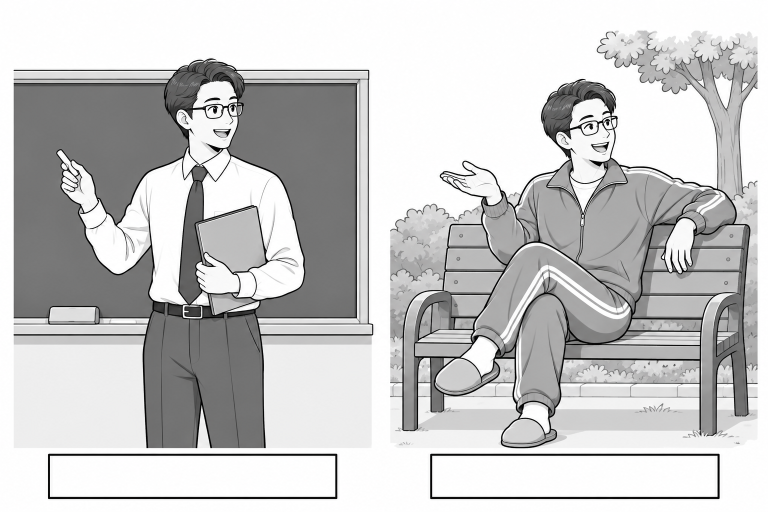
#> input picture assets/illust/life_caste_ajeossi_01.png, 1536 x 1024 px, found by its file name (shown at 1/2 size)
$ python life_replacement_figs.py
#> lines starting #> are read from the running program, lines starting #| are printed output that depends on the picture
# -*- coding: utf-8 -*-
"""4교시 생활 교체 문항의 코드 그림. 흑백, 지면 실제 크기(mm).
python life_replacement_figs.py <assets/illust 폴더>
"""
import os
import sys

import matplotlib
matplotlib.use("Agg")
import matplotlib.pyplot as plt
import numpy as np
from matplotlib import font_manager, rcParams
from matplotlib.font_manager import FontProperties
from matplotlib.patches import Circle, Ellipse, PathPatch, Polygon, Rectangle
from matplotlib.textpath import TextPath
from matplotlib.transforms import Affine2D
from PIL import Image, ImageDraw

for name in ("Malgun Gothic", "맑은 고딕"):
    if name in {f.name for f in font_manager.fontManager.ttflist}:
        rcParams["font.family"] = name
        break
rcParams["axes.unicode_minus"] = False

FS = 8.5
OUT = sys.argv[1] if len(sys.argv) > 1 else "."
MUSIC = FontProperties(fname=r"C:\Windows\Fonts\seguisym.ttf")


def canvas(w, h, dpi=600):
    fig = plt.figure(figsize=(w / 25.4, h / 25.4), dpi=dpi)
    ax = fig.add_axes([0, 0, 1, 1])
    ax.set_xlim(0, w)
    ax.set_ylim(0, h)
    ax.axis("off")
    ax.set_aspect("equal")
    fig.patch.set_facecolor("white")
    return fig, ax


def save(fig, name, w, h):
    fig.savefig(os.path.join(OUT, name), dpi=fig.dpi, facecolor="white")
    plt.close(fig)
    print("%s w=%d h=%d" % (name, round(w * 283.46), round(h * 283.46)))


# 1번: 교사 C 전후 장면(ChatGPT) + 신분 단계 그림 합성
def caste():
    w, h = 48.0, 45.0
    fig, ax = canvas(w, h)
    cx, top, base = 16.8, 43.5, 1.5
    names = ["교장·교감", "교사", "학생", "그냥 아저씨"]
    n = len(names)
    tone = ["0.72", "0.82", "0.9", "1.0"]
    half = lambda t: 9.2 + (16.3 - 9.2) * t
    for i, nm in enumerate(names):
        y1 = top - (top - base) * i / n
        y0 = top - (top - base) * (i + 1) / n
        ax.add_patch(Polygon([(cx - half(i / n), y1), (cx + half(i / n), y1), (cx + half((i + 1) / n), y0), (cx - half((i + 1) / n), y0)],
                             closed=True, fc=tone[i], ec="black", lw=0.9))
        ax.text(cx, (y0 + y1) / 2, nm, ha="center", va="center", fontsize=FS)
    y_from = top - (top - base) * 1.5 / n
    y_to = top - (top - base) * 3.5 / n
    x = 37.0
    ax.plot([cx + half(1.5 / n), x], [y_from, y_from], color="black", lw=0.9)
    ax.plot([x, x], [y_from, y_to + 1.3], color="black", lw=0.9)
    ax.plot([x, cx + half(3.5 / n)], [y_to, y_to], color="black", lw=0.9)
    ax.fill([cx + half(3.5 / n) + 1.4, cx + half(3.5 / n) + 1.4, cx + half(3.5 / n)], [y_to - 0.7, y_to + 0.7, y_to], color="black", lw=0)
    ax.text(x + 0.9, (y_from + y_to) / 2, "교사 C", ha="left", va="center", fontsize=FS)
    tmp = os.path.join(OUT, "_life_ladder_tmp.png")
    fig.savefig(tmp, dpi=600, facecolor="white")
    plt.close(fig)
    lad = Image.open(tmp).convert("RGB")
    os.remove(tmp)
    k = lad.height / 45.0                     # px/mm
    scene = Image.open(os.path.join(OUT, "life_caste_ajeossi_01.png")).convert("RGB")
    sw, sh = int(54 * k), int(36 * k)
    scene = scene.resize((sw, sh), Image.LANCZOS)
    out = Image.new("RGB", (sw + int(2 * k) + lad.width, lad.height), "white")
    out.paste(scene, (0, int(4.5 * k)))
    out.paste(lad, (sw + int(2 * k), 0))
    out.save(os.path.join(OUT, "life_q1_scene.png"), dpi=(600, 600))
    print("life_q1_scene.png w=%d h=%d" % (round(out.width / k * 283.46), round(45 * 283.46)))


# 3번: 갑의 답안지(OMR). 1번 답을 2번 칸에 쓰는 식으로 밀려 씀
KEY = [3, 3, 1, 4, 4, 4, 2, 5, 5, 1]
MARK = [None] + KEY[:-1]


def omr():
    w, h = 91.0, 38.0
    fig, ax = canvas(w, h)
    x0, y_top, dx, dy = 13.0, 29.6, 8.0, 6.0
    ax.add_patch(Rectangle((0.4, 0.4), w - 0.8, h - 0.8, fc="white", ec="black", lw=0.9))
    ax.add_patch(Rectangle((0.4, 33.0), w - 0.8, h - 33.4, fc="0.85", ec="black", lw=0.6))
    ax.text(4.8, 35.4, "문항", ha="center", va="center", fontsize=FS)
    for c in range(10):
        x = x0 + c * dx
        ax.text(x, 35.4, str(c + 1), ha="center", va="center", fontsize=FS)
        if c % 2 == 1:
            ax.add_patch(Rectangle((x - dx / 2, 0.4), dx, 32.6, fc="0.95", ec="none", zorder=0))
        for r in range(5):
            y = y_top - r * dy
            on = MARK[c] == r + 1
            ax.add_patch(Ellipse((x, y), 5.2, 4.3, fc="black" if on else "white", ec="black", lw=0.6, zorder=2))
            if not on:
                ax.text(x, y - 0.05, str(r + 1), ha="center", va="center", fontsize=7.5, color="0.35", zorder=3)
    save(fig, "life_q3_omr.png", w, h)


# 7번: 게시물 틀(ishs_bob 틀 재사용)에 악보·기타 프로필을 합성
# [85 lines left out: functions glyph, score_png, guitar_icon, not called in this run]


def post():
#> (the run stopped early here; a loop or call above may not have finished)

$ run again, with assets/illust/geo_balance_golf_01.png copied over assets/illust/life_caste_ajeossi_01.png
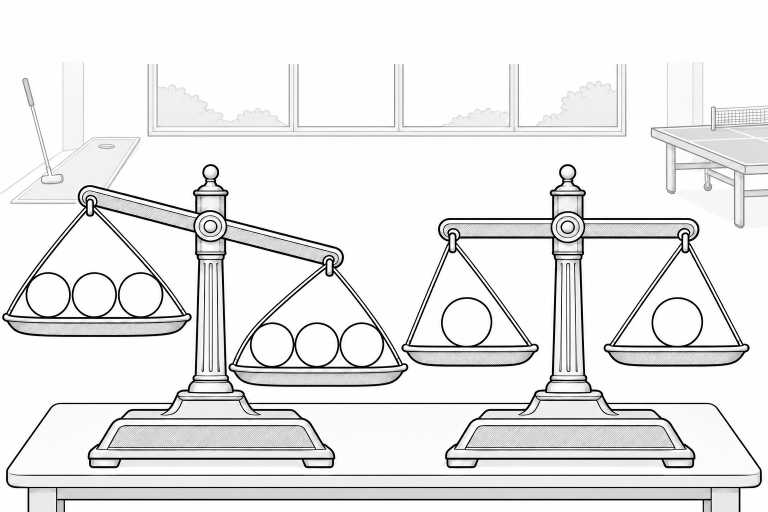
#> input picture assets/illust/geo_balance_golf_01.png, 1536 x 1024 px, found by its file name (shown at 1/2 size)

$ run again, with assets/illust/geo_chat_library_01.png copied over assets/illust/life_caste_ajeossi_01.png
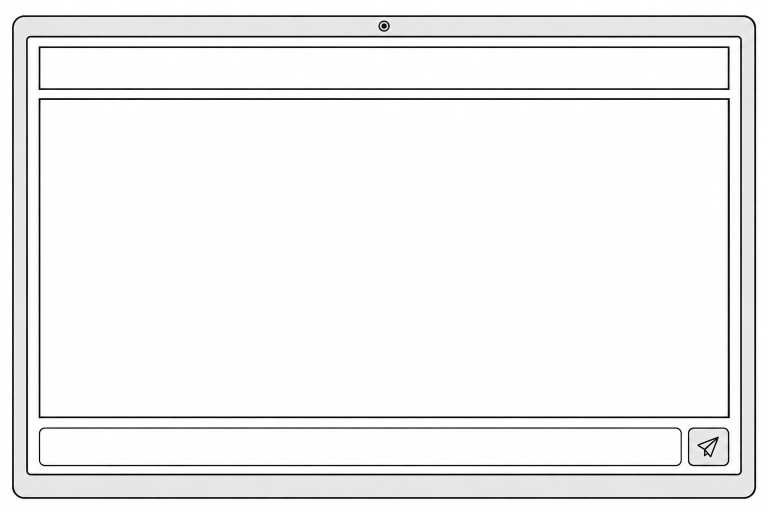
#> input picture assets/illust/geo_chat_library_01.png, 1536 x 1024 px, found by its file name (shown at 1/2 size)

$ run again, with assets/illust/geo_q1_clock.png copied over assets/illust/life_caste_ajeossi_01.png
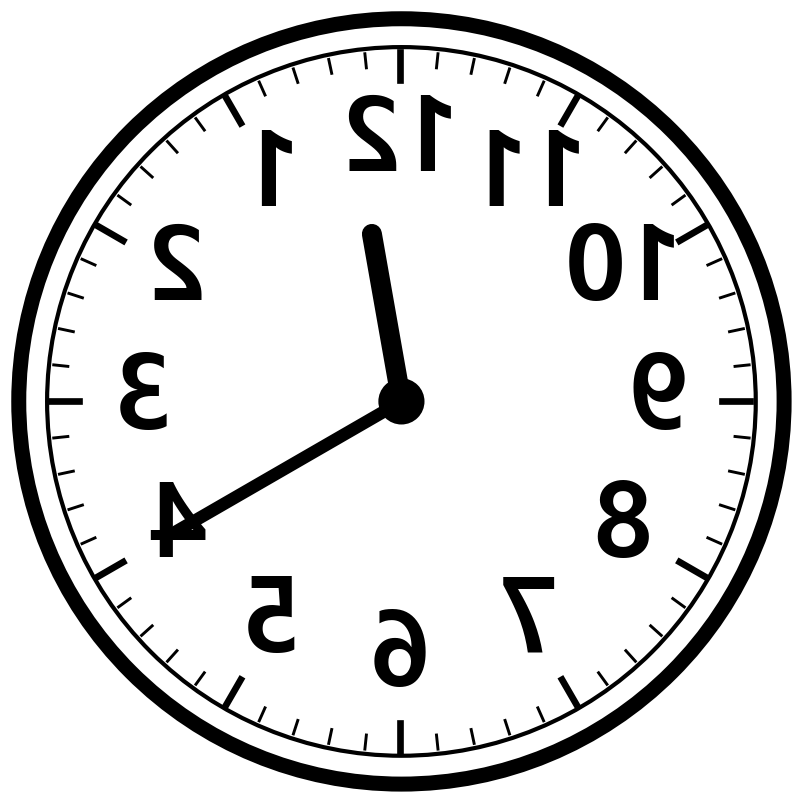
#> input picture assets/illust/geo_q1_clock.png, 803 x 803 px, found by its file name
